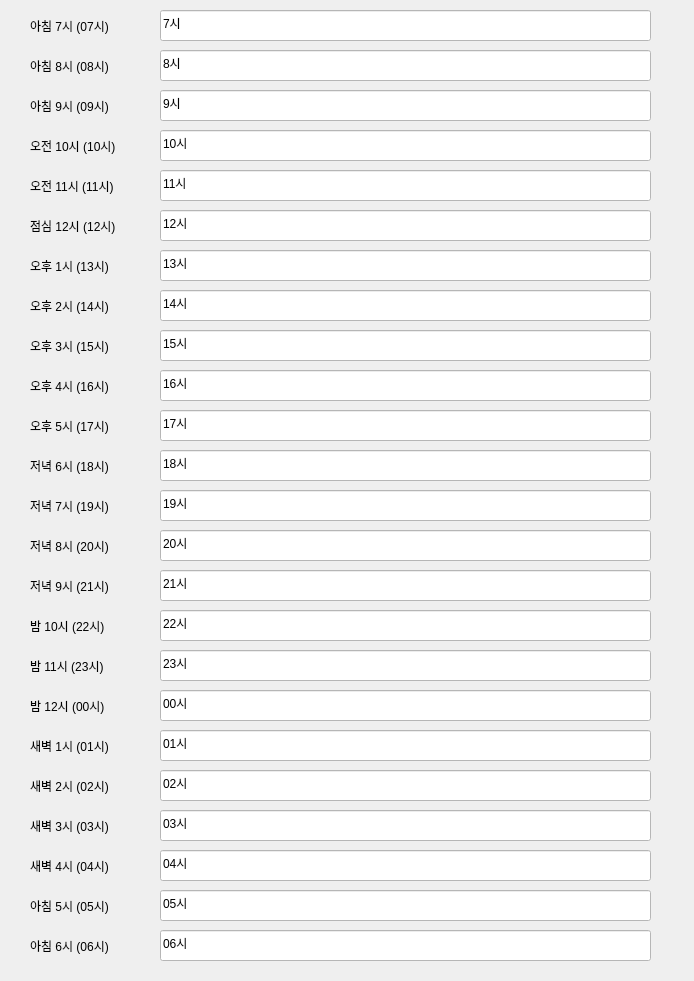
     <widget class="QWidget" name="scrollAreaWidgetContents">
      <property name="geometry">
       <rect>
        <x>0</x>
        <y>0</y>
        <width>694</width>
        <height>981</height>
       </rect>
      </property>
      <widget class="QLabel" name="time_07_label">
       <property name="geometry">
        <rect>
         <x>30</x>
         <y>10</y>
         <width>111</width>
         <height>31</height>
        </rect>
       </property>
       <property name="text">
        <string>아침 7시 (07시)</string>
       </property>
      </widget>
      <widget class="QLabel" name="time_08_label">
       <property name="geometry">
        <rect>
         <x>30</x>
         <y>50</y>
         <width>111</width>
         <height>31</height>
        </rect>
       </property>
       <property name="text">
        <string>아침 8시 (08시)</string>
       </property>
      </widget>
      <widget class="QLabel" name="time_09_label_2">
       <property name="geometry">
        <rect>
         <x>30</x>
         <y>90</y>
         <width>111</width>
         <height>31</height>
        </rect>
       </property>
       <property name="text">
        <string>아침 9시 (09시)</string>
       </property>
      </widget>
      <widget class="QLabel" name="time_10_label">
       <property name="geometry">
        <rect>
         <x>30</x>
         <y>130</y>
         <width>111</width>
         <height>31</height>
        </rect>
       </property>
       <property name="text">
        <string>오전 10시 (10시)</string>
       </property>
      </widget>
      <widget class="QLabel" name="time_11_label">
       <property name="geometry">
        <rect>
         <x>30</x>
         <y>170</y>
         <width>111</width>
         <height>31</height>
        </rect>
       </property>
       <property name="text">
        <string>오전 11시 (11시)</string>
       </property>
      </widget>
      <widget class="QLabel" name="time_12_label">
       <property name="geometry">
        <rect>
         <x>30</x>
         <y>210</y>
         <width>111</width>
         <height>31</height>
        </rect>
       </property>
       <property name="text">
        <string>점심 12시 (12시)</string>
       </property>
      </widget>
      <widget class="QLabel" name="time_13_label">
       <property name="geometry">
        <rect>
         <x>30</x>
         <y>250</y>
         <width>111</width>
         <height>31</height>
        </rect>
       </property>
       <property name="text">
        <string>오후 1시 (13시)</string>
       </property>
      </widget>
      <widget class="QLabel" name="time_14_label">
       <property name="geometry">
        <rect>
         <x>30</x>
         <y>290</y>
         <width>111</width>
         <height>31</height>
        </rect>
       </property>
       <property name="text">
        <string>오후 2시 (14시)</string>
       </property>
      </widget>
      <widget class="QLabel" name="time_15_label">
       <property name="geometry">
        <rect>
         <x>30</x>
         <y>330</y>
         <width>111</width>
         <height>31</height>
        </rect>
       </property>
       <property name="text">
        <string>오후 3시 (15시)</string>
       </property>
      </widget>
      <widget class="QLabel" name="time_16_label">
       <property name="geometry">
        <rect>
         <x>30</x>
         <y>370</y>
         <width>111</width>
         <height>31</height>
        </rect>
       </property>
       <property name="text">
        <string>오후 4시 (16시)</string>
       </property>
      </widget>
      <widget class="QLabel" name="time_17_label">
       <property name="geometry">
        <rect>
         <x>30</x>
         <y>410</y>
         <width>111</width>
         <height>31</height>
        </rect>
       </property>
       <property name="text">
        <string>오후 5시 (17시)</string>
       </property>
      </widget>
      <widget class="QLabel" name="time_18_label">
       <property name="geometry">
        <rect>
         <x>30</x>
         <y>450</y>
         <width>111</width>
         <height>31</height>
        </rect>
       </property>
       <property name="text">
        <string>저녁 6시 (18시)</string>
       </property>
      </widget>
      <widget class="QLabel" name="time_19_label">
       <property name="geometry">
        <rect>
         <x>30</x>
         <y>490</y>
         <width>111</width>
         <height>31</height>
        </rect>
       </property>
       <property name="text">
        <string>저녁 7시 (19시)</string>
       </property>
      </widget>
      <widget class="QLabel" name="time_20_label">
       <property name="geometry">
        <rect>
         <x>30</x>
         <y>530</y>
         <width>111</width>
         <height>31</height>
        </rect>
       </property>
       <property name="text">
        <string>저녁 8시 (20시)</string>
       </property>
      </widget>
      <widget class="QLabel" name="time_21_label">
       <property name="geometry">
        <rect>
         <x>30</x>
         <y>570</y>
         <width>111</width>
         <height>31</height>
        </rect>
       </property>
       <property name="text">
        <string>저녁 9시 (21시)</string>
       </property>
      </widget>
      <widget class="QLabel" name="time_22_label">
       <property name="geometry">
        <rect>
         <x>30</x>
         <y>610</y>
         <width>111</width>
         <height>31</height>
        </rect>
       </property>
       <property name="text">
        <string>밤 10시 (22시)</string>
       </property>
      </widget>
      <widget class="QLabel" name="time_23_label">
       <property name="geometry">
        <rect>
         <x>30</x>
         <y>650</y>
         <width>111</width>
         <height>31</height>
        </rect>
       </property>
       <property name="text">
        <string>밤 11시 (23시)</string>
       </property>
      </widget>
      <widget class="QLabel" name="time_00_label">
       <property name="geometry">
        <rect>
         <x>30</x>
         <y>690</y>
         <width>111</width>
         <height>31</height>
        </rect>
       </property>
       <property name="text">
        <string>밤 12시 (00시)</string>
       </property>
      </widget>
      <widget class="QLabel" name="time_01_label">
       <property name="geometry">
        <rect>
         <x>30</x>
         <y>730</y>
         <width>111</width>
         <height>31</height>
        </rect>
       </property>
       <property name="text">
        <string>새벽 1시 (01시)</string>
       </property>
      </widget>
      <widget class="QLabel" name="time_02_label">
       <property name="geometry">
        <rect>
         <x>30</x>
         <y>770</y>
         <width>111</width>
         <height>31</height>
        </rect>
       </property>
       <property name="text">
        <string>새벽 2시 (02시)</string>
       </property>
      </widget>
      <widget class="QLabel" name="time_03_label">
       <property name="geometry">
        <rect>
         <x>30</x>
         <y>810</y>
         <width>111</width>
         <height>31</height>
        </rect>
       </property>
       <property name="text">
        <string>새벽 3시 (03시)</string>
       </property>
      </widget>
      <widget class="QLabel" name="time_04_label">
       <property name="geometry">
        <rect>
         <x>30</x>
         <y>850</y>
         <width>111</width>
         <height>31</height>
        </rect>
       </property>
       <property name="text">
        <string>새벽 4시 (04시)</string>
       </property>
      </widget>
      <widget class="QLabel" name="time_05_label">
       <property name="geometry">
        <rect>
         <x>30</x>
         <y>890</y>
         <width>111</width>
         <height>31</height>
        </rect>
       </property>
       <property name="text">
        <string>아침 5시 (05시)</string>
       </property>
      </widget>
      <widget class="QLabel" name="time_06_label">
       <property name="geometry">
        <rect>
         <x>30</x>
         <y>930</y>
         <width>111</width>
         <height>31</height>
        </rect>
       </property>
       <property name="text">
        <string>아침 6시 (06시)</string>
       </property>
      </widget>
      <widget class="QLineEdit" name="time_07">
       <property name="geometry">
        <rect>
         <x>160</x>
         <y>10</y>
         <width>491</width>
         <height>31</height>
        </rect>
       </property>
       <property name="styleSheet">
        <string notr="true">color: rgb(0, 0, 0);
background-color: rgb(255, 255, 255);</string>
       </property>
       <property name="text">
        <string>7시</string>
       </property>
       <property name="maxLength">
        <number>20</number>
       </property>
      </widget>
      <widget class="QLineEdit" name="time_08">
       <property name="geometry">
        <rect>
         <x>160</x>
         <y>50</y>
         <width>491</width>
         <height>31</height>
        </rect>
       </property>
       <property name="styleSheet">
        <string notr="true">color: rgb(0, 0, 0);
background-color: rgb(255, 255, 255);</string>
       </property>
       <property name="text">
        <string>8시</string>
       </property>
       <property name="maxLength">
        <number>20</number>
       </property>
      </widget>
      <widget class="QLineEdit" name="time_09">
       <property name="geometry">
        <rect>
         <x>160</x>
         <y>90</y>
         <width>491</width>
         <height>31</height>
        </rect>
       </property>
       <property name="styleSheet">
        <string notr="true">color: rgb(0, 0, 0);
background-color: rgb(255, 255, 255);</string>
       </property>
       <property name="text">
        <string>9시</string>
       </property>
       <property name="maxLength">
        <number>20</number>
       </property>
      </widget>
      <widget class="QLineEdit" name="time_10">
       <property name="geometry">
        <rect>
         <x>160</x>
         <y>130</y>
         <width>491</width>
         <height>31</height>
        </rect>
       </property>
       <property name="styleSheet">
        <string notr="true">color: rgb(0, 0, 0);
background-color: rgb(255, 255, 255);</string>
       </property>
       <property name="text">
        <string>10시</string>
       </property>
       <property name="maxLength">
        <number>20</number>
       </property>
      </widget>
      <widget class="QLineEdit" name="time_11">
       <property name="geometry">
        <rect>
         <x>160</x>
         <y>170</y>
         <width>491</width>
         <height>31</height>
        </rect>
       </property>
       <property name="styleSheet">
        <string notr="true">color: rgb(0, 0, 0);
background-color: rgb(255, 255, 255);</string>
       </property>
       <property name="text">
        <string>11시</string>
       </property>
       <property name="maxLength">
        <number>20</number>
       </property>
      </widget>
      <widget class="QLineEdit" name="time_12">
       <property name="geometry">
        <rect>
         <x>160</x>
         <y>210</y>
         <width>491</width>
         <height>31</height>
        </rect>
       </property>
       <property name="styleSheet">
        <string notr="true">color: rgb(0, 0, 0);
background-color: rgb(255, 255, 255);</string>
       </property>
       <property name="text">
        <string>12시</string>
       </property>
       <property name="maxLength">
        <number>20</number>
       </property>
      </widget>
      <widget class="QLineEdit" name="time_13">
       <property name="geometry">
        <rect>
         <x>160</x>
         <y>250</y>
         <width>491</width>
         <height>31</height>
        </rect>
       </property>
       <property name="styleSheet">
        <string notr="true">color: rgb(0, 0, 0);
background-color: rgb(255, 255, 255);</string>
       </property>
       <property name="text">
        <string>13시</string>
       </property>
       <property name="maxLength">
        <number>20</number>
       </property>
      </widget>
      <widget class="QLineEdit" name="time_14">
       <property name="geometry">
        <rect>
         <x>160</x>
         <y>290</y>
         <width>491</width>
         <height>31</height>
        </rect>
       </property>
       <property name="styleSheet">
        <string notr="true">color: rgb(0, 0, 0);
background-color: rgb(255, 255, 255);</string>
       </property>
       <property name="text">
        <string>14시</string>
       </property>
       <property name="maxLength">
        <number>20</number>
       </property>
      </widget>
      <widget class="QLineEdit" name="time_15">
       <property name="geometry">
        <rect>
         <x>160</x>
         <y>330</y>
         <width>491</width>
         <height>31</height>
        </rect>
       </property>
       <property name="styleSheet">
        <string notr="true">color: rgb(0, 0, 0);
background-color: rgb(255, 255, 255);</string>
       </property>
       <property name="text">
        <string>15시</string>
       </property>
       <property name="maxLength">
        <number>20</number>
       </property>
      </widget>
      <widget class="QLineEdit" name="time_21">
       <property name="geometry">
        <rect>
         <x>160</x>
         <y>570</y>
         <width>491</width>
         <height>31</height>
        </rect>
       </property>
       <property name="styleSheet">
        <string notr="true">color: rgb(0, 0, 0);
background-color: rgb(255, 255, 255);</string>
       </property>
       <property name="text">
        <string>21시</string>
       </property>
       <property name="maxLength">
        <number>20</number>
       </property>
      </widget>
      <widget class="QLineEdit" name="time_20">
       <property name="geometry">
        <rect>
         <x>160</x>
         <y>530</y>
         <width>491</width>
         <height>31</height>
        </rect>
       </property>
       <property name="styleSheet">
        <string notr="true">color: rgb(0, 0, 0);
background-color: rgb(255, 255, 255);</string>
       </property>
       <property name="text">
        <string>20시</string>
       </property>
       <property name="maxLength">
        <number>20</number>
       </property>
      </widget>
      <widget class="QLineEdit" name="time_18">
       <property name="geometry">
        <rect>
         <x>160</x>
         <y>450</y>
         <width>491</width>
         <height>31</height>
        </rect>
       </property>
       <property name="styleSheet">
        <string notr="true">color: rgb(0, 0, 0);
background-color: rgb(255, 255, 255);</string>
       </property>
       <property name="text">
        <string>18시</string>
       </property>
       <property name="maxLength">
        <number>20</number>
       </property>
      </widget>
      <widget class="QLineEdit" name="time_22">
       <property name="geometry">
        <rect>
         <x>160</x>
         <y>610</y>
         <width>491</width>
         <height>31</height>
        </rect>
       </property>
       <property name="styleSheet">
        <string notr="true">color: rgb(0, 0, 0);
background-color: rgb(255, 255, 255);</string>
       </property>
       <property name="text">
        <string>22시</string>
       </property>
       <property name="maxLength">
        <number>20</number>
       </property>
      </widget>
      <widget class="QLineEdit" name="time_17">
       <property name="geometry">
        <rect>
         <x>160</x>
         <y>410</y>
         <width>491</width>
         <height>31</height>
        </rect>
       </property>
       <property name="styleSheet">
        <string notr="true">color: rgb(0, 0, 0);
background-color: rgb(255, 255, 255);</string>
       </property>
       <property name="text">
        <string>17시</string>
       </property>
       <property name="maxLength">
        <number>20</number>
       </property>
      </widget>
      <widget class="QLineEdit" name="time_16">
       <property name="geometry">
        <rect>
         <x>160</x>
         <y>370</y>
         <width>491</width>
         <height>31</height>
        </rect>
       </property>
       <property name="styleSheet">
        <string notr="true">color: rgb(0, 0, 0);
background-color: rgb(255, 255, 255);</string>
       </property>
       <property name="text">
        <string>16시</string>
       </property>
       <property name="maxLength">
        <number>20</number>
       </property>
      </widget>
      <widget class="QLineEdit" name="time_19">
       <property name="geometry">
        <rect>
         <x>160</x>
         <y>490</y>
         <width>491</width>
         <height>31</height>
        </rect>
       </property>
       <property name="styleSheet">
        <string notr="true">color: rgb(0, 0, 0);
background-color: rgb(255, 255, 255);</string>
       </property>
       <property name="text">
        <string>19시</string>
       </property>
       <property name="maxLength">
        <number>20</number>
       </property>
      </widget>
      <widget class="QLineEdit" name="time_23">
       <property name="geometry">
        <rect>
         <x>160</x>
         <y>650</y>
         <width>491</width>
         <height>31</height>
        </rect>
       </property>
       <property name="styleSheet">
        <string notr="true">color: rgb(0, 0, 0);
background-color: rgb(255, 255, 255);</string>
       </property>
       <property name="text">
        <string>23시</string>
       </property>
       <property name="maxLength">
        <number>20</number>
       </property>
      </widget>
      <widget class="QLineEdit" name="time_00">
       <property name="geometry">
        <rect>
         <x>160</x>
         <y>690</y>
         <width>491</width>
         <height>31</height>
        </rect>
       </property>
       <property name="styleSheet">
        <string notr="true">color: rgb(0, 0, 0);
background-color: rgb(255, 255, 255);</string>
       </property>
       <property name="text">
        <string>00시</string>
       </property>
       <property name="maxLength">
        <number>20</number>
       </property>
      </widget>
      <widget class="QLineEdit" name="time_01">
       <property name="geometry">
        <rect>
         <x>160</x>
         <y>730</y>
         <width>491</width>
         <height>31</height>
        </rect>
       </property>
       <property name="styleSheet">
        <string notr="true">color: rgb(0, 0, 0);
background-color: rgb(255, 255, 255);</string>
       </property>
       <property name="text">
        <string>01시</string>
       </property>
       <property name="maxLength">
        <number>20</number>
       </property>
      </widget>
      <widget class="QLineEdit" name="time_02">
       <property name="geometry">
        <rect>
         <x>160</x>
         <y>770</y>
         <width>491</width>
         <height>31</height>
        </rect>
       </property>
       <property name="styleSheet">
        <string notr="true">color: rgb(0, 0, 0);
background-color: rgb(255, 255, 255);</string>
       </property>
       <property name="text">
        <string>02시</string>
       </property>
       <property name="maxLength">
        <number>20</number>
       </property>
      </widget>
      <widget class="QLineEdit" name="time_03">
       <property name="geometry">
        <rect>
         <x>160</x>
         <y>810</y>
         <width>491</width>
         <height>31</height>
        </rect>
       </property>
       <property name="styleSheet">
        <string notr="true">color: rgb(0, 0, 0);
background-color: rgb(255, 255, 255);</string>
       </property>
       <property name="text">
        <string>03시</string>
       </property>
       <property name="maxLength">
        <number>20</number>
       </property>
      </widget>
      <widget class="QLineEdit" name="time_04">
       <property name="geometry">
        <rect>
         <x>160</x>
         <y>850</y>
         <width>491</width>
         <height>31</height>
        </rect>
       </property>
       <property name="styleSheet">
        <string notr="true">color: rgb(0, 0, 0);
background-color: rgb(255, 255, 255);</string>
       </property>
       <property name="text">
        <string>04시</string>
       </property>
       <property name="maxLength">
        <number>20</number>
       </property>
      </widget>
      <widget class="QLineEdit" name="time_05">
       <property name="geometry">
        <rect>
         <x>160</x>
         <y>890</y>
         <width>491</width>
         <height>31</height>
        </rect>
       </property>
       <property name="styleSheet">
        <string notr="true">color: rgb(0, 0, 0);
background-color: rgb(255, 255, 255);</string>
       </property>
       <property name="text">
        <string>05시</string>
       </property>
       <property name="maxLength">
        <number>20</number>
       </property>
      </widget>
      <widget class="QLineEdit" name="time_06">
       <property name="geometry">
        <rect>
         <x>160</x>
         <y>930</y>
         <width>491</width>
         <height>31</height>
        </rect>
       </property>
       <property name="styleSheet">
        <string notr="true">color: rgb(0, 0, 0);
background-color: rgb(255, 255, 255);</string>
       </property>
       <property name="text">
        <string>06시</string>
       </property>
       <property name="maxLength">
        <number>20</number>
       </property>
      </widget>
     </widget>
